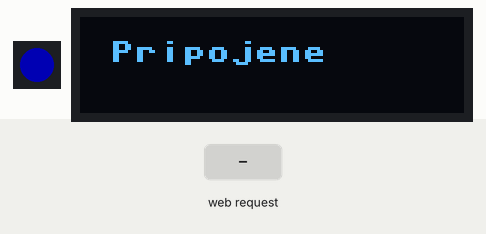
Simulated run of this program. Board: ESP32 board running MicroPython. On the bench: 1 RGB LEDs in strip order, left to right, 128×32 one-colour display. The inputs (shaded band) are chosen by the test bench. Dim RGB values are drawn brighter than linear; the board's own WiFi access point starts at once; library files of the repository ran but are not shown: ssd1306.py; what the program prints to the serial console is not drawn.

Above: at 1.2 s.

The program:

22.py
```python
from machine import Pin, I2C, Timer, ADC
from ssd1306 import SSD1306_I2C
import framebuf
import utime
import neopixel
import time, sys

intenzita = 64
onpower = Pin(38,Pin.OUT)
onpower.on()

np = neopixel.NeoPixel(Pin(14), 1)
def LEDzhasni():
    np[0] = (0, 0, 0, 0)
    np.write()

def LEDzasviet(R, G, B, Y):
    np[0] = (R, G, B, Y)
    np.write()

LEDzasviet(0, 0, 60, 128)
WIDTH  = 128
HEIGHT = 32
# Initialize I2C0, Scan and Debug print of SSD1306 I2C device address
i2c = I2C(0, scl=Pin(9), sda=Pin(8), freq=200000)
k = i2c.scan()
print("Device Address      : ")
print(k)
# Initialize OLED
display = SSD1306_I2C(WIDTH, HEIGHT, i2c)
display.text("LetnaSkola-AP",10,8)
display.text("123456789",10,22)
display.show()

try:
  import usocket as socket
except:
  import socket

import network

import esp
esp.osdebug(None)

import gc
gc.collect()

ssid = 'LetnaSkola-AP'
password = '123456789'

ap = network.WLAN(network.AP_IF)
ap.active(True)
ap.config(essid=ssid, password=password)

while ap.active() == False:
  pass

print('Connection successful')
print(ap.ifconfig())

display.fill(0)
display.text("Pripojene",10,8)
#display.text(ap.ifconfig(),10,22)
display.show()

def web_page():
  html = """<html><head><meta name="viewport" content="width=device-width, initial-scale=1"></head>
  <body><h1>Ahoj!</h1></body></html>"""
  return html

s = socket.socket(socket.AF_INET, socket.SOCK_STREAM)
s.setsockopt(socket.SOL_SOCKET, socket.SO_REUSEADDR, 1)
s.bind(('', 80))
s.listen(5)

while True:
  conn, addr = s.accept()
  print('Got a connection from %s' % str(addr))
  request = conn.recv(1024)
  print('Content = %s' % str(request))
  response = web_page()
  conn.send(response)
  conn.close()
```
